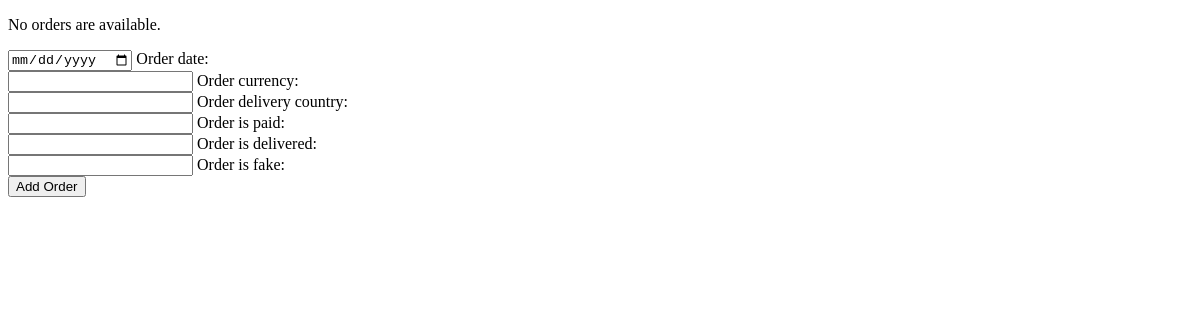
/pcb_app/orders/, run on an earlier commit of the app's database.
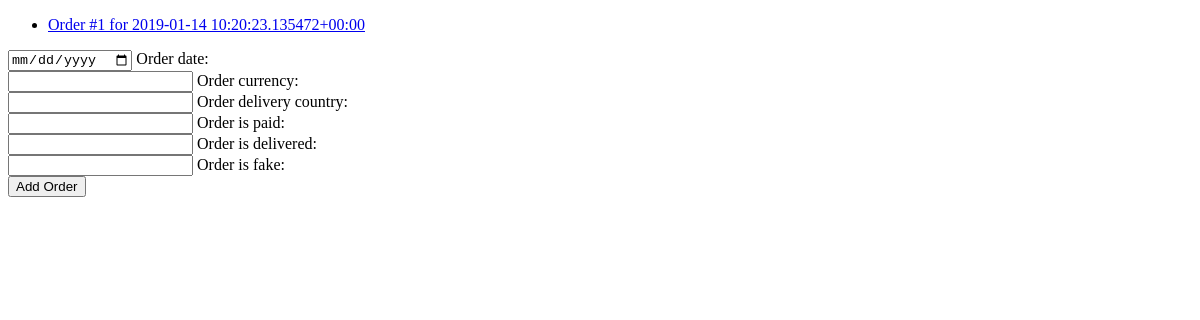
And on a later commit of the database.
### pcb_app/models.py (models this page shows, shortened)
class Order(models.Model):
    date = models.DateTimeField('order_date', auto_now_add=True)
    currency = models.CharField('order_currency', max_length=3)
    total_cost = models.FloatField('order_total_cost', default=0.0)
    delivery_country = models.CharField('order_delivery', max_length=3)
    is_paid = models.CharField('order_paid', max_length=30)
    is_delivered = models.CharField('order_delivered', max_length=30)
    is_fake = models.CharField('order_is_fake', max_length=30)
    def __str__(self):
        return "Order #%s for %s" % (self.id, self.date)

### pcb_app/views.py (the view)
# urls.py: path('orders/', views.order_list, name='order_list_link'),
def order_list(request):
    latest_orders_list = Order.objects.order_by('pk')[:5]
    context = {
        'latest_orders_list': latest_orders_list,
    }
    return render(request, 'pcb_app/order_list.html', context)

### pcb_app/templates/pcb_app/order_list.html (shortened to what this page needs)
<!DOCTYPE html>
<html lang="en">
<head>
</head>
<body>
{% if latest_orders_list %}
<ul>
    {% for order in latest_orders_list %}
    <li><a href="{% url 'pcb_app:order_details_link' order.id %}">{{ order }}</a></li>
    {% endfor %}
</ul>
{% else %}
<p>No orders are available.</p>
{% endif %}
<form action="{% url 'pcb_app:order_create' %}" method="POST">
    <input type="date" name="date" id="date">
    <label for="date">Order date: </label><br>
    <input type="text" name="currency" id="currency">
    <label for="currency">Order currency: </label><br>
    <input type="text" name="delivery_country" id="delivery_country">
    <label for="delivery_country">Order delivery country: </label><br>
    <input type="text" name="is_paid" id="is_paid">
    <label for="is_paid">Order is paid: </label><br>
    <input type="text" name="is_delivered" id="is_delivered">
    <label for="is_delivered">Order is delivered: </label><br>
    <input type="text" name="is_fake" id="is_fake">
    <label for="is_fake">Order is fake: </label><br>
    <input type="submit" value="Add Order">
</form>
</body>
</html>

What changed in the data, as far as the page shows it:
added Order: id+date "Order #1 for 2019-01-14 10:20:23.135472+00:00"
Also different on the page:
text no longer shown: "No orders are available."
